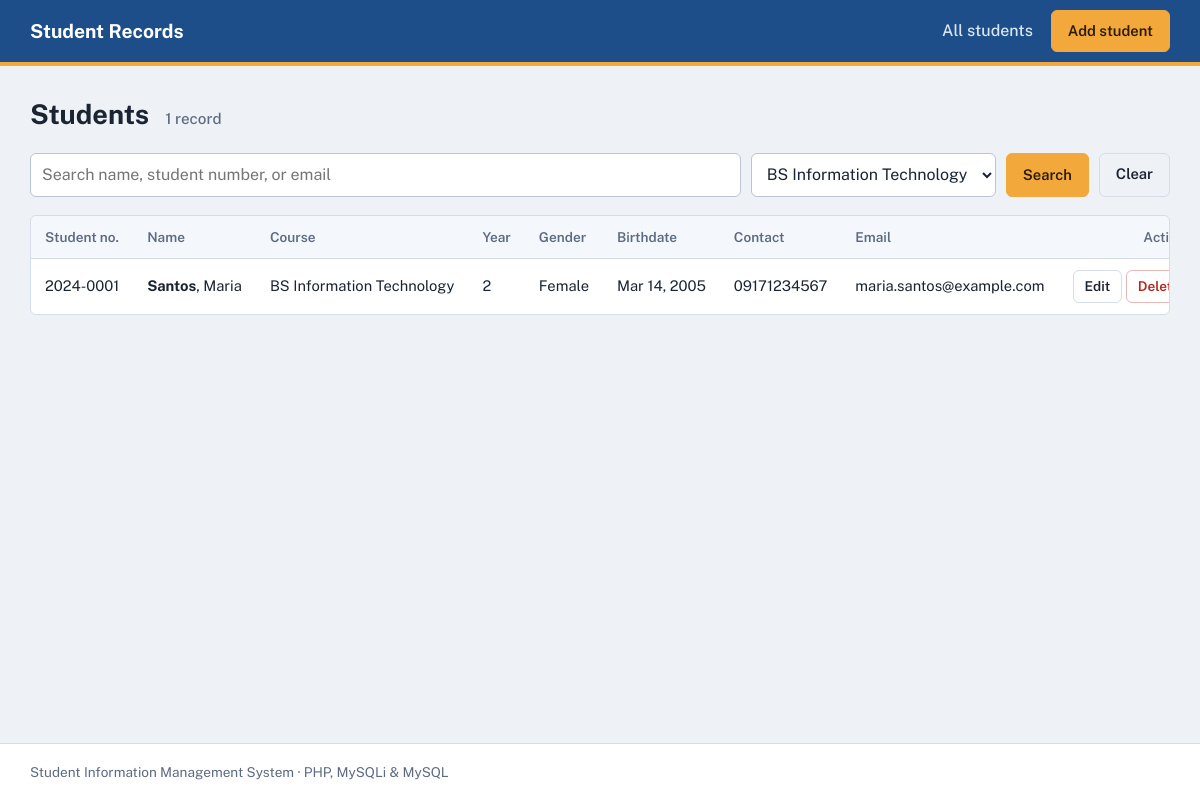
The page /index.php?course=BS Information Technology on the database its author committed.
### tables this page shows
CREATE TABLE IF NOT EXISTS students (
    id           INT UNSIGNED AUTO_INCREMENT PRIMARY KEY,
    student_no   VARCHAR(20)  NOT NULL UNIQUE,
    first_name   VARCHAR(60)  NOT NULL,
    last_name    VARCHAR(60)  NOT NULL,
    gender       ENUM('Male','Female','Other') NOT NULL,
    birthdate    DATE         NOT NULL,
    course       VARCHAR(80)  NOT NULL,
    year_level   TINYINT UNSIGNED NOT NULL,
    email        VARCHAR(120) NOT NULL,
    contact_no   VARCHAR(20)  NOT NULL,
    address      VARCHAR(255) NOT NULL,
    created_at   TIMESTAMP DEFAULT CURRENT_TIMESTAMP,
    updated_at   TIMESTAMP DEFAULT CURRENT_TIMESTAMP ON UPDATE CURRENT_TIMESTAMP
);

### config/db.php (called while the page is built, shortened)
<?php
function e($value) {
    return htmlspecialchars((string)$value, ENT_QUOTES, 'UTF-8');
}

### index.php (the view, shortened to what this page needs)
<?php
require 'config/db.php';
$search = trim($_GET['q'] ?? '');
$course = trim($_GET['course'] ?? '');
$page   = max(1, (int)($_GET['page'] ?? 1));
$per    = 10;
$where  = [];
$params = [];
$types  = '';
if ($course !== '') {
    $where[] = 'course = ?';
    $params[] = $course;
    $types .= 's';
}
$whereSql = $where ? 'WHERE ' . implode(' AND ', $where) : '';
$stmt = $conn->prepare("SELECT COUNT(*) FROM students $whereSql");
if ($params) $stmt->bind_param($types, ...$params);
$stmt->execute();
$total = (int)$stmt->get_result()->fetch_row()[0];
$pages  = max(1, (int)ceil($total / $per));
$page   = min($page, $pages);
$offset = ($page - 1) * $per;
$stmt = $conn->prepare("SELECT * FROM students $whereSql ORDER BY last_name, first_name LIMIT ? OFFSET ?");
$p2 = $params; $t2 = $types . 'ii';
array_push($p2, $per, $offset);
$stmt->bind_param($t2, ...$p2);
$stmt->execute();
$students = $stmt->get_result();
$courseList = $conn->query('SELECT DISTINCT course FROM students ORDER BY course');
include 'includes/header.php';
?>
<div class="page-head">
    <h1>Students <span class="count"><?= $total ?> record<?= $total === 1 ? '' : 's' ?></span></h1>
</div>
<form method="get" class="toolbar">
    <input type="search" name="q" value="<?= e($search) ?>" placeholder="Search name, student number, or email" aria-label="Search students">
    <select name="course" aria-label="Filter by course">
        <?php while ($c = $courseList->fetch_assoc()): ?>
            <option value="<?= e($c['course']) ?>" <?= $course === $c['course'] ? 'selected' : '' ?>><?= e($c['course']) ?></option>
        <?php endwhile; ?>
    </select>
    <button class="btn btn-primary" type="submit">Search</button>
    <?php if ($search !== '' || $course !== ''): ?><a class="btn btn-ghost" href="index.php">Clear</a><?php endif; ?>
</form>
<?php if ($total === 0): ?>
    <div class="card empty">
        <p>No students found.</p>
        <a class="btn btn-primary" href="create.php">Add the first student</a>
    </div>
<?php else: ?>
<div class="table-scroll card">
    <table>
        <thead>
            <tr>
                <th>Student no.</th><th>Name</th><th>Course</th><th>Year</th>
                <th>Gender</th><th>Birthdate</th><th>Contact</th><th>Email</th><th class="col-actions">Actions</th>
            </tr>
        </thead>
        <tbody>
        <?php while ($s = $students->fetch_assoc()): ?>
            <tr>
                <td><?= e($s['student_no']) ?></td>
                <td><strong><?= e($s['last_name']) ?></strong>, <?= e($s['first_name']) ?></td>
                <td><?= e($s['course']) ?></td>
                <td><?= (int)$s['year_level'] ?></td>
                <td><?= e($s['gender']) ?></td>
                <td><?= e(date('M d, Y', strtotime($s['birthdate']))) ?></td>
                <td><?= e($s['contact_no']) ?></td>
                <td><?= e($s['email']) ?></td>
                <td class="col-actions">
                    <a class="btn btn-small" href="edit.php?id=<?= (int)$s['id'] ?>">Edit</a>
                    <form method="post" action="delete.php" class="inline" data-confirm="Delete <?= e($s['first_name'] . ' ' . $s['last_name']) ?>? This cannot be undone.">
                        <button type="submit" class="btn btn-small btn-danger">Delete</button>
                    </form>
                </td>
            </tr>
        <?php endwhile; ?>
        </tbody>
    </table>
</div>
<?php endif; ?>
<?php
include 'includes/footer.php';

### assets/css/style.css (style rules this page uses)
:root { --bg: #eef2f6; --surface: #ffffff; --ink: #1b2433; --muted: #5d6b82; --line: #d6dde8; --primary: #1d4e89; --accent: #f2a83b; --danger: #b3261e; --radius: 6px; }
* { box-sizing: border-box; }
body { margin: 0; font-family: 'Public Sans', system-ui, -apple-system, 'Segoe UI', Roboto, Arial, sans-serif; color: var(--ink); background: var(--bg); line-height: 1.5; min-height: 100vh; display: flex; flex-direction: column; }
h1 { font-size: 1.7rem; margin: 0 0 18px; }
.count { font-size: .95rem; font-weight: 500; color: var(--muted); margin-left: 10px; }
.card { background: var(--surface); border: 1px solid var(--line); border-radius: var(--radius); }
.btn { display: inline-block; padding: 9px 16px; border-radius: var(--radius); border: 1px solid var(--line); background: var(--surface); color: var(--ink); font: inherit; font-weight: 600; font-size: .92rem; cursor: pointer; text-decoration: none; }
.btn-primary { background: var(--accent); border-color: var(--accent); color: #2a1c00; }
.btn-ghost { background: transparent; }
.btn-small { padding: 5px 11px; font-size: .85rem; }
.btn-danger { color: var(--danger); border-color: #e4b9b6; }
.toolbar { display: flex; gap: 10px; margin-bottom: 18px; flex-wrap: wrap; }
.toolbar input[type=search] { flex: 1 1 260px; width: auto; }
.toolbar select { flex: 0 1 240px; width: auto; }
input, select { width: 100%; padding: 9px 11px; font: inherit; color: var(--ink); border: 1px solid #b9c4d4; border-radius: var(--radius); background: #fff; }
.table-scroll { overflow-x: auto; }
table { width: 100%; border-collapse: collapse; font-size: .92rem; }
th, td { padding: 11px 14px; text-align: left; border-bottom: 1px solid var(--line); white-space: nowrap; }
th { background: #f4f7fb; font-weight: 600; color: var(--muted); font-size: .85rem; }
tbody tr:last-child td { border-bottom: 0; }
.col-actions { text-align: right; }
form.inline { display: inline; }

### rows shown on the page
students: student_no "2024-0001", last_name "Santos", first_name "Maria", course "BS Information Technology", year_level "2", gender "Female", birthdate "Mar 14, 2005", contact_no "09171234567", email "maria.santos@example.com"

### other values the page prints
$total "1"
form field course "BS Information Technology"
